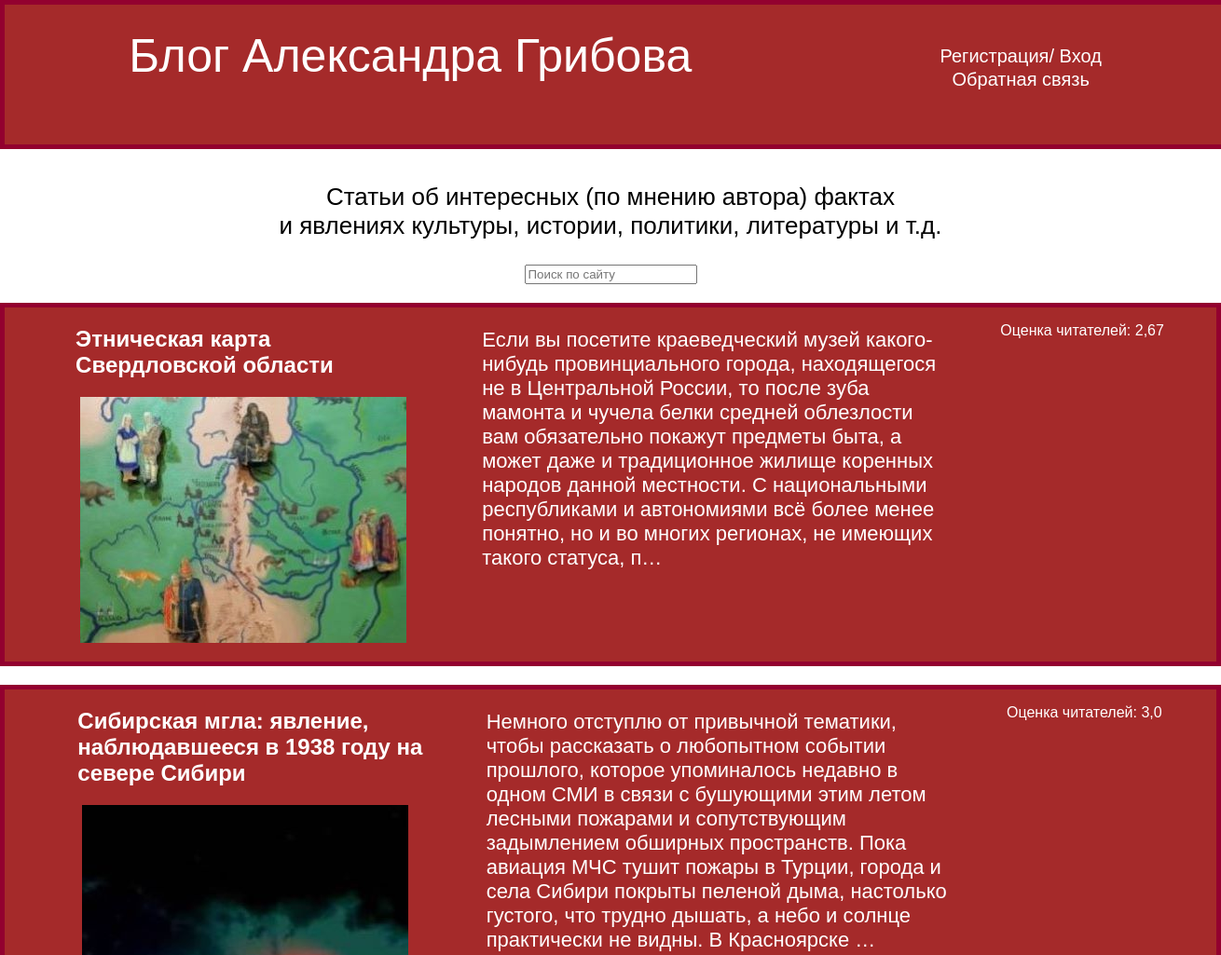
/ (upper part), run on an earlier commit of the app's database.
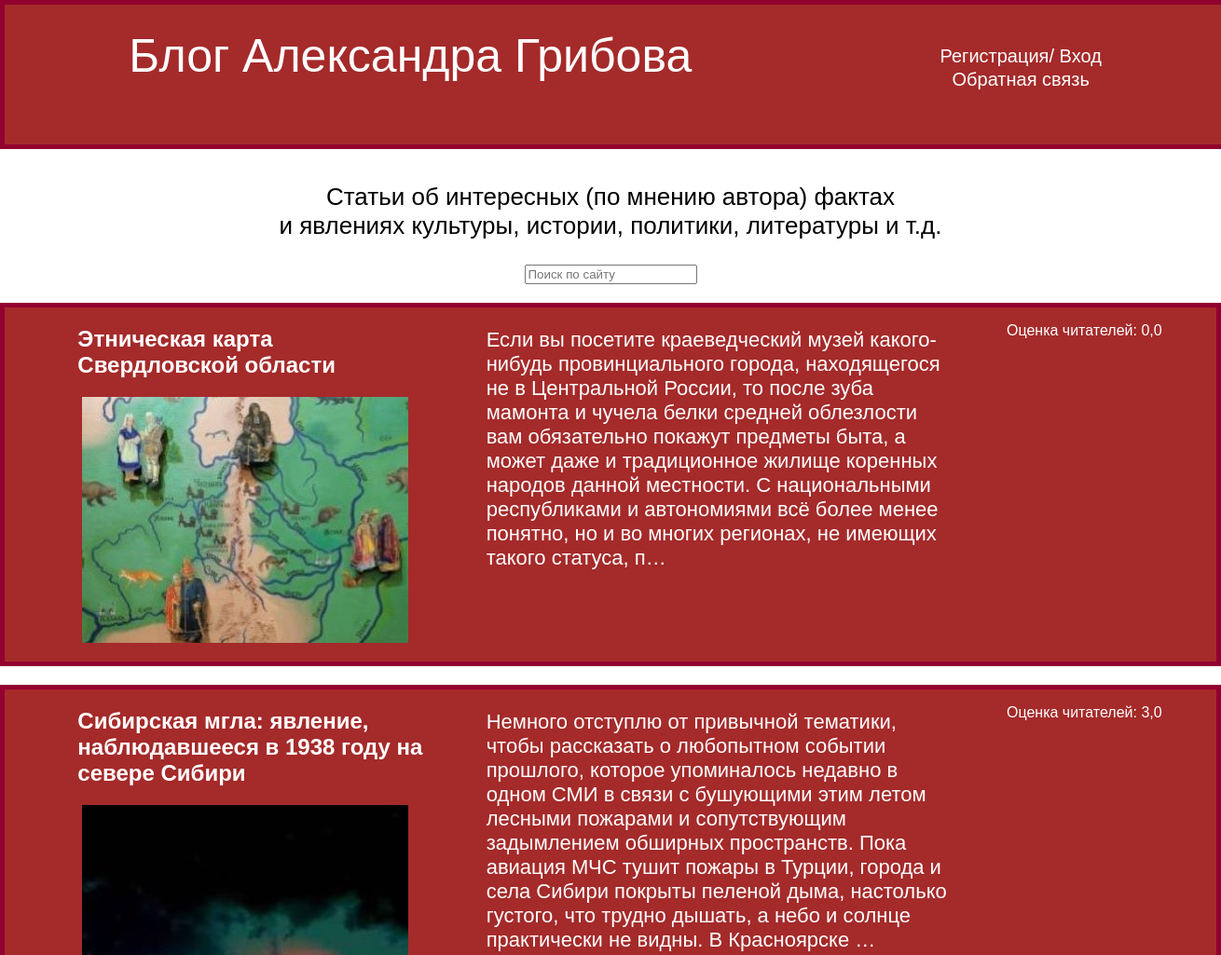
And on a later commit of the database.
### articles/models.py (models this page shows, shortened)
class Articles(models.Model):
    objects = None
    title = models.CharField(max_length=200)
    title_pic = models.ImageField(upload_to='articles/images/')
    art_text = models.TextField()
    average_rating = models.FloatField(default=0, null=True, blank=True)

### articles/views.py (the view)
# urls.py: path('', views.index, name='index'),
def index(request):
    search_query = ''
    if request.GET.get('search_query'):
        search_query = request.GET.get('search_query').lower()
    arts = Articles.objects.filter(Q(art_text__contains=search_query) | Q(title__contains=search_query))
    prof = request.user
    page = request.GET.get('page')
    results = 4
    paginator = Paginator(arts, results)
    try:
        arts = paginator.page(page)
    except PageNotAnInteger:
        page = 1
        arts = paginator.page(page)
    except EmptyPage:
        page = paginator.page(page)
    left_index = int(page) - 4
    if left_index < 1:
        left_index = 1
    right_index = int(page) + 5
    if right_index > paginator.num_pages:
        right_index = paginator.num_pages + 1
    custom_range = range(left_index, right_index)
    return render(request, 'articles/index.html', {'arts': arts, "prof": prof, 'paginator': paginator,
                                                   'search_query': search_query, 'custom_range': custom_range})

### articles/templates/articles/index.html (shortened to what this page needs)
{% extends "articles/base.html" %}
{% block content %}
<div>
    <p class="des">Статьи об интересных (по мнению автора) фактах<br>
    и явлениях культуры, истории, политики, литературы и т.д. </p>
    <form id="sr" class="search_form" action="{% url 'index' %}" method="get">
        <input class="search" type="text" name="search_query" value="{{ search_query }}" placeholder="Поиск по сайту">
    </form>
</div>
{% for art in arts %}
<div class="element">
    <div class="title">
        <h2 class="top"><a href="{% url 'detail' art.id %}" target="_blank">{{ art.title }}</a></h2>
        <p class="img"><img src="{{ art.title_pic.url }}" alt=""></p>
    </div>
        <p class="text"><a href="{% url 'detail' art.id %}" target="_blank">{{ art.art_text|truncatechars:400 }}</a></p>
        <p class="rating">Оценка читателей: {{ art.average_rating }}</p>
</div>
{% endfor %}
{% endblock %}

What changed in the data, as far as the page shows it:
changed Articles "Этническая карта Свердловской области": average_rating "2,67" → "0,0"
